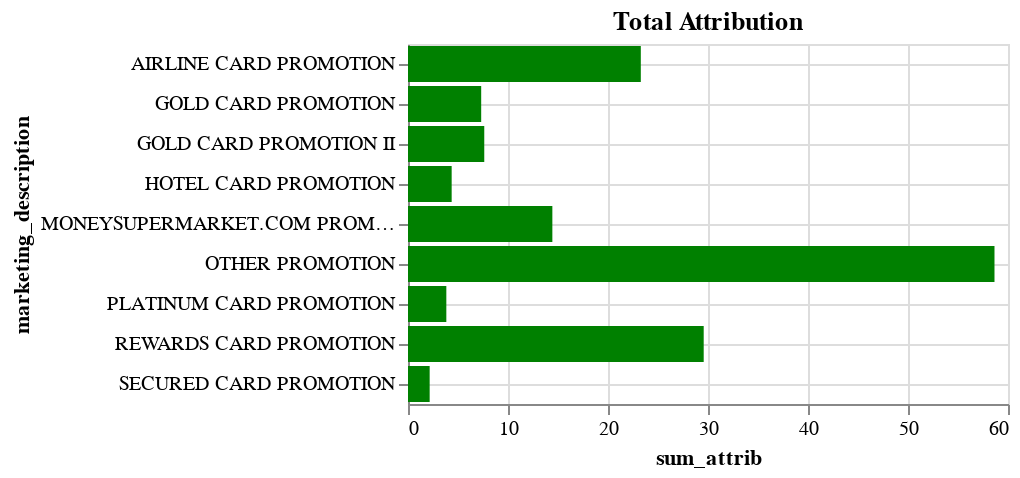

Notebook source saved alongside this figure:
### Code cell
%chart x=sum_attrib, y=marketing_description, gridx=true, gridy=true, mark=bar, color=green, title="Total Attribution", width=700, height=300

### Figure 1 — Vega-Lite specification as saved in the notebook (floating-point values rounded to 4 significant figures)
{"$schema": "https://vega.github.io/schema/vega-lite/v3.json", "data": {"format": {"type": "csv"}, "values": "\"MARKETING_DESCRIPTION\",\"avg_attrib\",\"sum_attrib\",\"time_to_conversion\"\n\"OTHER PROMOTION\",\"0.12269708441256559\",\"58.64920634920635\",\"10.126256256256257\"\n\"MONEYSUPERMARKET.COM PROMOTION\",\"0.22208791208791206\",\"14.435714285714285\",\"7.953019323671498\"\n\"REWARDS CARD PROMOTION\",\"0.10231916295930137\",\"29.570238095238096\",\"39.61428451178451\"\n\"GOLD CARD PROMOTION II\",\"0.14665750915750916\",\"7.626190476190477\",\"2.279333333333333\"\n\"PLATINUM CARD PROMOTION\",\"0.07232704402515723\",\"3.833333333333333\",\"19.674027777777777\"\n\"HOTEL CARD PROMOTION\",\"0.09703703703703705\",\"4.366666666666667\",\"6.186361111111111\"\n\"SECURED CARD PROMOTION\",\"0.03439153439153439\",\"2.1666666666666665\",\"11.110805555555556\"\n\"AIRLINE CARD PROMOTION\",\"0.08527966742252456\",\"23.281349206349205\",\"9.534586288416076\"\n\"GOLD CARD PROMOTION\",\"0.11260683760683761\",\"7.319444444444445\",\"13.39695987654321\"\n"}, "encoding": {"x": {"axis": {"grid": true, "title": "sum_attrib"}, "field": "sum_attrib", "type": "quantitative"}, "y": {"axis": {"grid": true, "title": "marketing_description"}, "field": "MARKETING_DESCRIPTION", "type": "nominal"}}, "height": "300", "mark": {"color": "green", "type": "bar"}, "title": "Total Attribution", "width": "700"}
